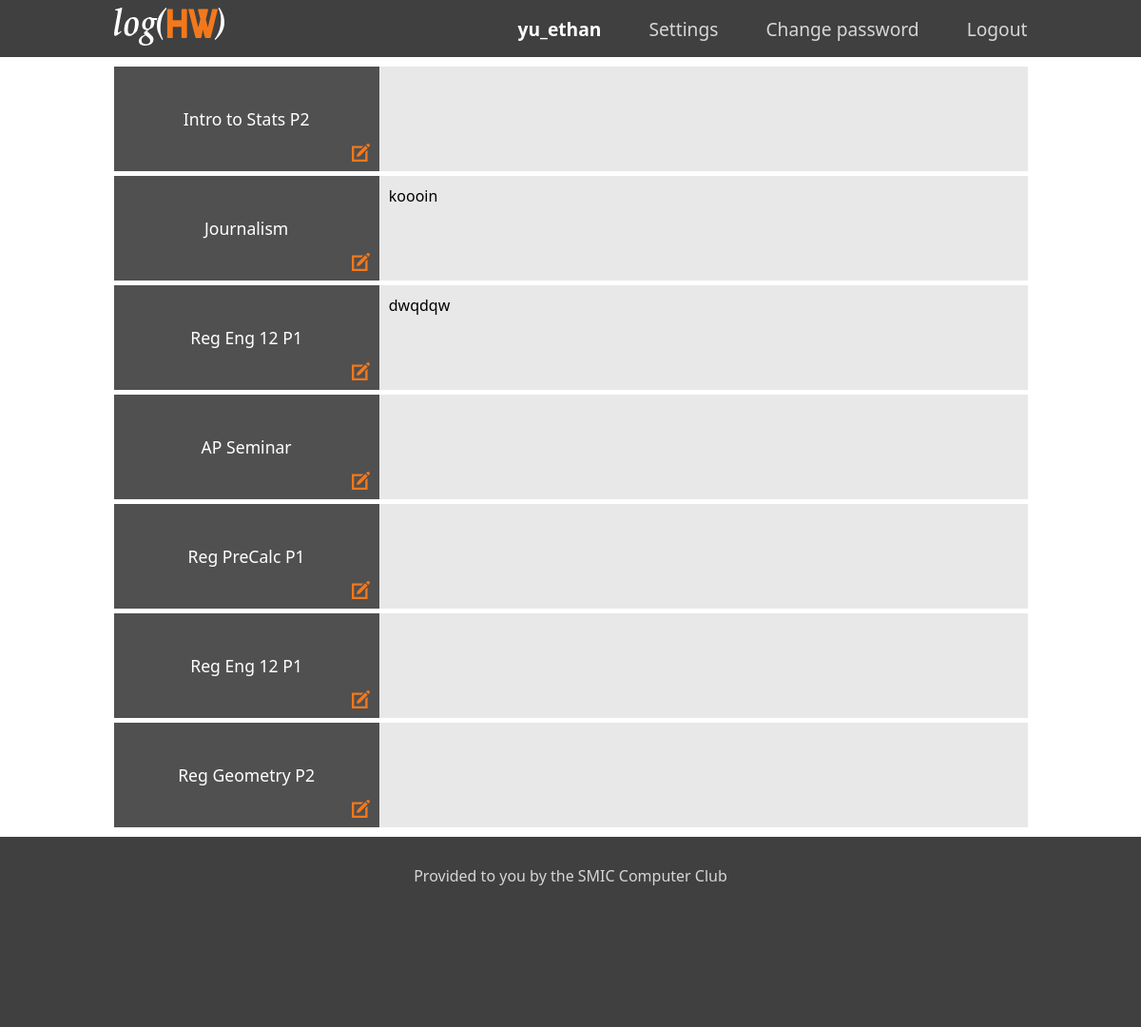
Screenshot of / (signed in) with the database file from the repository.
### log/models.py (models this page shows, shortened)
class Course(models.Model):
    def get_latest_hw(self):
        latest_hw = self.homework_set.latest('pub_date')
        return latest_hw
    course_name = models.CharField(max_length=50)
    students = models.ManyToManyField(User, related_name='courses_joined', blank=True) #creates relationship between the user and course

class Homework(models.Model):
    course = models.ForeignKey(Course, on_delete=models.CASCADE,null=True, blank=True)
    hw_text = models.CharField(max_length=200)
    pub_date = models.DateTimeField('date published')
    def __str__(self):
        return self.hw_text

### log/views.py (the view)
# urls.py: 2. Add a URL to urlpatterns:  url(r'^$', views.home, name='home')
def home(request): #index page
    return render(request,'index.html')

### log/templates/index.html (shortened to what this page needs)
{% extends 'base.html' %}
{% block content %}
  <div class="index-main">
    {% if user.is_authenticated %}
      {% if user.courses_joined.count > 0 %}
        <div class="log-container">
          {% for course in user.courses_joined.all %}
            {% if course.course_name == "None" %}
            {% else %}
              <div class="log-container-row">
                <div class="course-name-box"> {{course.course_name}}
                  <a href="{% url 'log:detail' course.id %}">
                    {% load static %}<img src="{% static 'log/images/edit-icon.svg' %}" class="edit-icon"/></a>
                </div>
                <div class="hw-box">{{course.get_latest_hw}}</div>
              </div>
            {% endif %}
          {% endfor %}
        </div>
      {% else %}
        <a href = "{% url 'configure' %}">Please select your classes first!</a>
      {% endif %}
    {% endif %}
  </div>
{% endblock content %}

### log/templates/base.html (shortened to what this page needs)
<!DOCTYPE html>
<html lang="en">
<head>
  {% load static %}
  <link rel="stylesheet" href="{% static 'log/style.css' %}" />
</head>
<body>
  <div class='wrapper'>
    <header>
      <div class='menu-container'>
        <a href="{% url 'home' %}">{% load static %}<img src= "{% static 'log/images/logo.svg' %}" class='header-logo'/></a>
        <ul class='menu'>
          {% if user.is_authenticated %}
            <li class='hi-message'><strong>{{ user.username }}</strong></li>
            <li class='menu-text'><a href ="{% url 'configure' %}"> Settings </a></li>
            <li class='menu-text'><a href ="{% url 'change_password' %}"> Change password </a></li>
            <li class='menu-text'><a href="{% url 'logout' %}">Logout</a></li>
          {% else %}
            <li class='menu-text'><a href="{% url 'signup' %}"> Sign up </a></li>
            <li class='menu-text'><a href="{% url 'login' %}">Login</a></li>
          {% endif %}
        </ul>
      </div>
    </header>
    <main>
      {% block content %}
      {% endblock %}
    </main>
    <div class="push"></div>
  </div>
  <footer>
    <div class="footer-container">
      <p> Provided to you by the SMIC Computer Club </p>
    </div>
  </footer>
</body>
</html>

### log/static/log/style.css (style rules this page uses)
* { margin: 0; padding: 0; box-sizing: border-box; }
body { font-family: "Segoe UI", "Arial", sans-serif; }
html,body { height: 100%; }
main { margin-top: 10px; }
header { display: flex; justify-content: center; align-items: center; width: 100%; height: 100px; padding: 10px; background: #404040; }
footer { width: 100%; height: 200px; padding: 10px; background: #404040; margin-top: 10px; }
.push { height: 105px; }
.wrapper { min-height: 100%; margin: 0 auto -105px; }
.footer-container { display: flex; padding: 20px; justify-content: center; color: #d6d6d6; }
.log-container { width: 100%; }
.log-container-row { display:flex; flex-direction: row; width:100%; height: 160px; margin-bottom: 5px; }
.log-container-row:last-of-type { margin-bottom: 0; }
.course-name-box { width: 40%; padding: 15px; display: flex; position: relative; justify-content: center; text-align: center; align-items: center; font-size: 0.95em; color: white; background-color: #505050; }
.hw-box { width: inherit; display: flex; padding: 10px; background-color: #e8e8e8; overflow-wrap: break-word; word-wrap: break-word; word-break: break-word; -ms-hyphens: auto; -moz-hyphens: auto; -webkit-hyphens: auto; hyphens: auto; }
.menu-container { display: flex; flex-direction: column; width: 100%; justify-content: space-between; align-items: center; }
.menu { width: 100%; display: flex; justify-content: space-around; align-items: center; }
.header-logo { height: 40px; }
.menu> .menu-text { display: inline; text-align: center; }
.menu> li > a:link, .menu> li > a:visited { color: #d6d6d6; text-decoration: none; }
.menu-text { font-size: 0.93em; }
.hi-message { display: none; }
.index-main { display: flex; flex-direction: column; flex-wrap: wrap; justify-content: flex-start; align-items: center; }
.edit-icon { position: absolute; bottom: 10px; right: 10px; height: 17%; }
@media only screen and (min-width: 961px) { .menu-container { width: 961px; } }
@media only screen and (min-width: 961px) { .log-container { width: 961px; } }
@media only screen and (min-width: 961px) { .hi-message,.menu-text { font-size: 1.2em; } }
@media only screen and (min-width: 961px) { .hi-message { display: inline; color: #FFFFFF; } }
@media only screen and (min-width: 961px) { .course-name-box { font-size: 1.1em; } }
@media only screen and (min-width: 961px) { .menu-container { flex-direction: row; } }
@media only screen and (min-width: 961px) { header { height: 60px; } }
@media only screen and (min-width: 961px) { .log-container-row { height: 110px; } }
@media only screen and (min-width: 961px) { .menu { width: 550px; justify-content: flex-end; } }
@media only screen and (min-width: 961px) { .menu>li { margin-right: 50px; } }
@media only screen and (min-width: 961px) { .menu>li:last-of-type { margin-right: 0px; } }

### rows the page displays
Course: course_name "Intro to Stats P2"
Course: course_name "Journalism", get_latest_hw "koooin"
Course: course_name "Reg Eng 12 P1", get_latest_hw "dwqdqw"
Course: course_name "AP Seminar"
Course: course_name "Reg PreCalc P1"
Course: course_name "Reg Eng 12 P1"
Course: course_name "Reg Geometry P2"

### other values shown
{{ user.username }} "yu_ethan"
